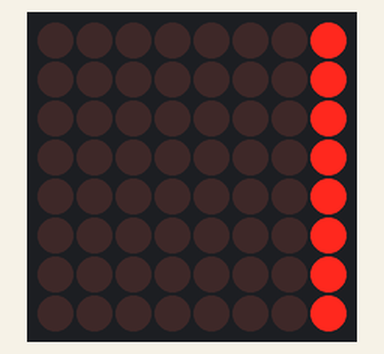
Recording of a sketch running on a simulated Arduino Uno, built with avr-gcc and run on an emulated ATmega328P. Parts: 8×8 LED matrix.

Above: at 1.69 s.
At 4.3 s:
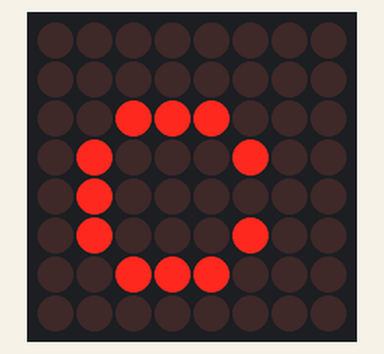
At 4.8 s:
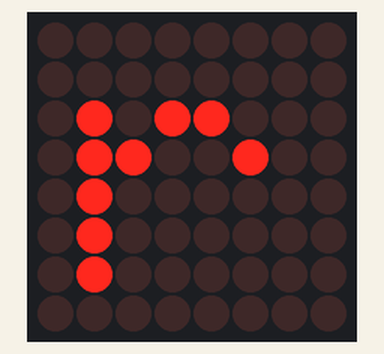
At 6.8 s:
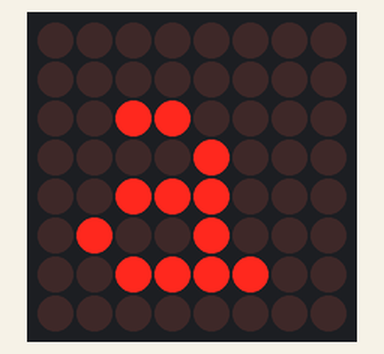
At 8.4 s:
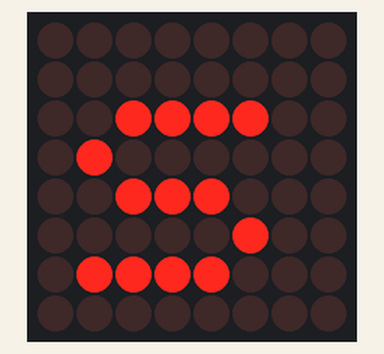
At 12.3 s:
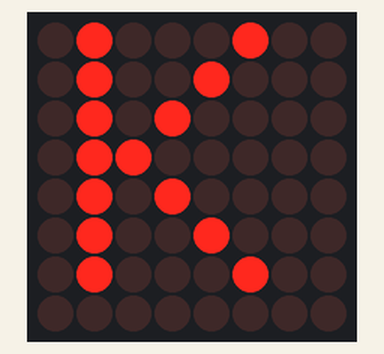

The sketch:

ledshit.ino
```cpp
  #include "LedControl.h";

  const byte DIN=4;
  const byte CS=3;
  const byte CLK=2;
  const byte QTD_DISP=1;
  LedControl LedMatrix = LedControl(DIN, CLK, CS, QTD_DISP);
  char texto[]="A VISA CRACK";
  byte i=0, col=0, row=0;


 void setup(){
  Serial.begin(9600);
  LedMatrix.shutdown(0, false);
  LedMatrix.setIntensity(0, 10);
  LedMatrix.clearDisplay(0);

}

 void loop(){

  LedMatrix.clearDisplay(0);

  for(i=0; i<8;i++){
    LedMatrix.setRow(0, i, B11111111);
    delay(100);
    LedMatrix.setRow(0, i, B00000000);
  }

  LedMatrix.clearDisplay(0);

  for(i=0; i<8;i++){
    LedMatrix.setColumn(0, i, B11111111);
    delay(100);
    LedMatrix.setColumn(0, i, B00000000);
  }

  LedMatrix.clearDisplay(0);

  for(col=0; col<8; col++){

    for(row=0; row<8; row++){
      LedMatrix.setLed(0, row, col, true);
      delay(20);
  }
  }

  for(row=0; row<8; row++){

    for(col=0; col<8; col++){
      LedMatrix.setLed(0, row, col, false);
      delay(20);
  }
  }

  LedMatrix.clearDisplay(0);
  LedMatrix.printChar(0, 0, 'c');
  delay(500);
  LedMatrix.printChar(0, 0, 'r');
  delay(500);
  LedMatrix.printChar(0, 0, 'a');
  delay(500);
  LedMatrix.printChar(0, 0, 'c');
  delay(500);
  LedMatrix.printChar(0, 0, 'k');
  delay(500);
  LedMatrix.printChar(0, 0, 'a');
  delay(500);
  LedMatrix.printChar(0, 0, 's');
  delay(500);
  LedMatrix.printChar(0, 0, 'o');
  delay(500);
  LedMatrix.printChar(0, 0, 's');
  delay(500);

  LedMatrix.clearDisplay(0);
  LedMatrix.printStringScroll(0,0, texto, 50, '<');
  delay(2000);

}
```

Measured:
- by itself, everything shown: repeats every 14.5 s, in 45 steps
- what the display in image 1 shows lasts 0.5 s, from 4.2 s to 4.7 s
- what the display in image 5 shows lasts 2.3 s, from 12.2 s to 14.5 s
